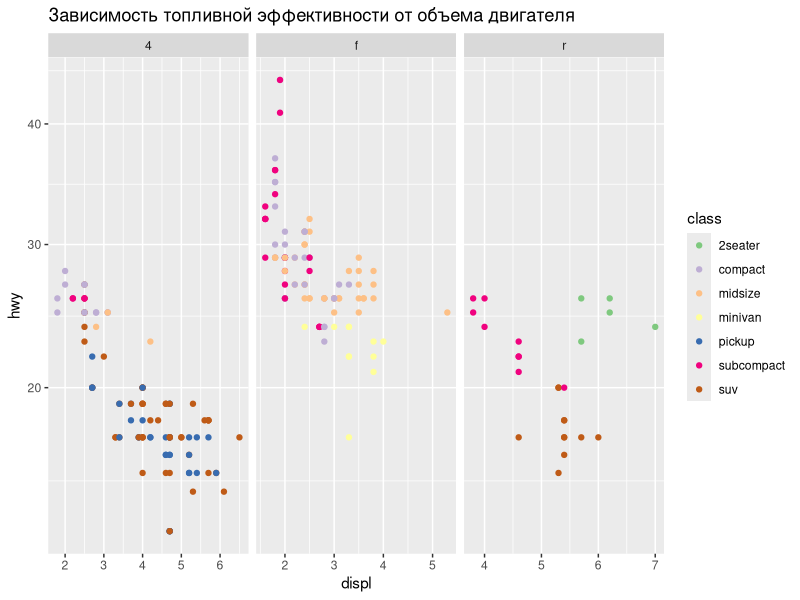
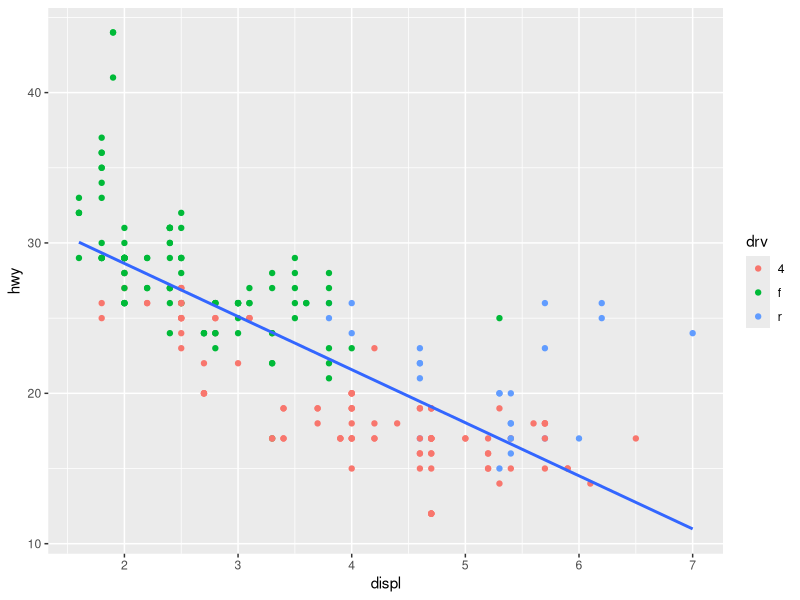
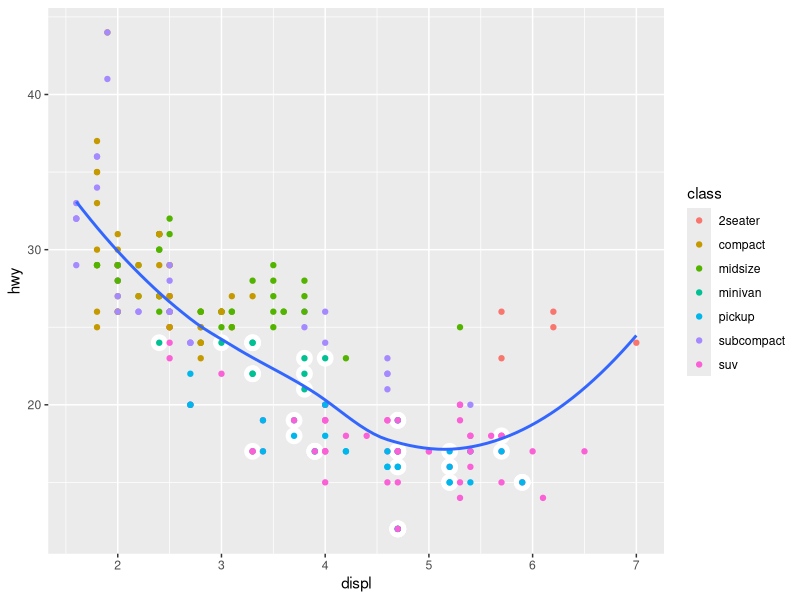
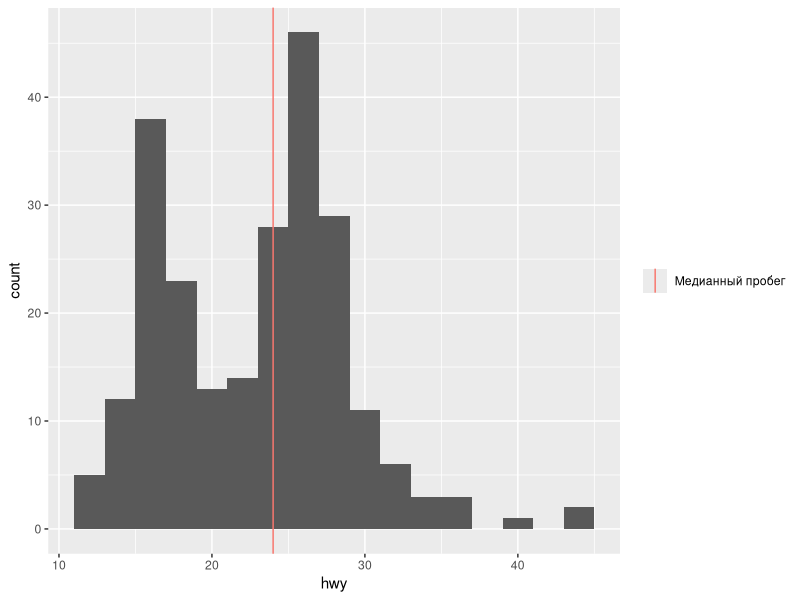
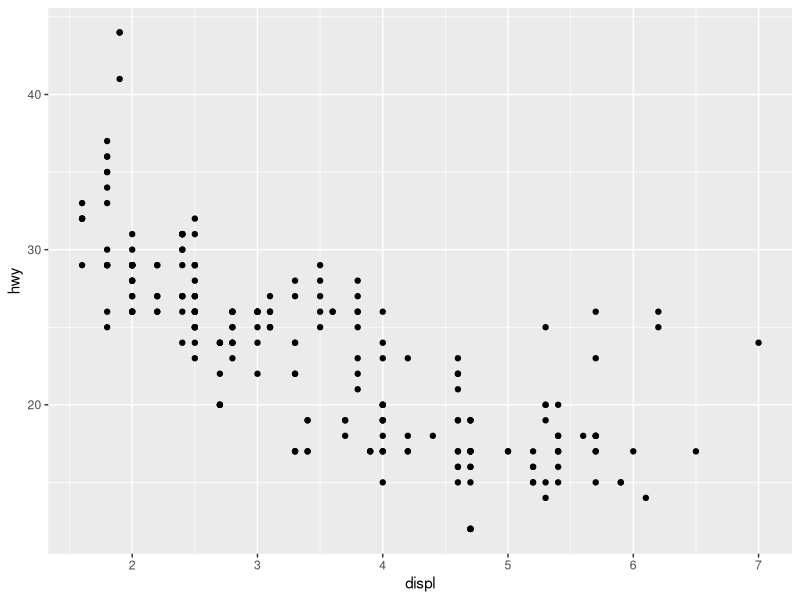
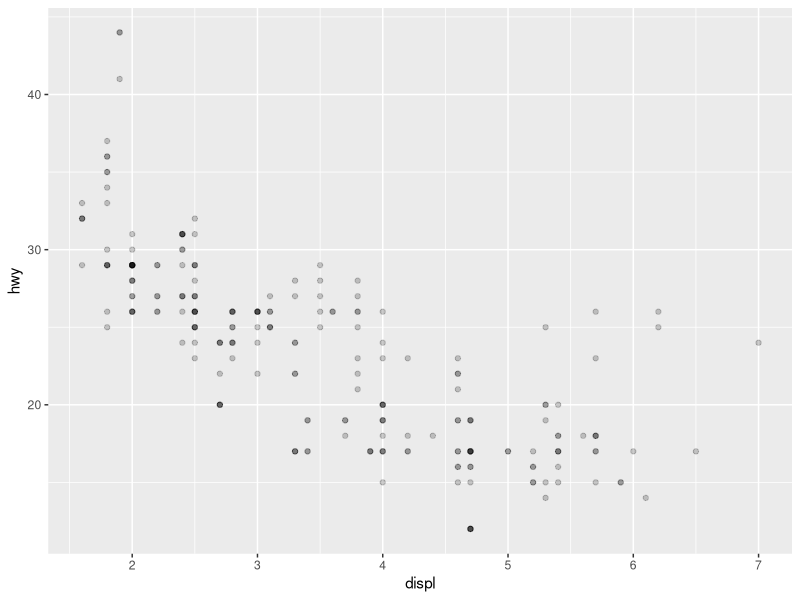
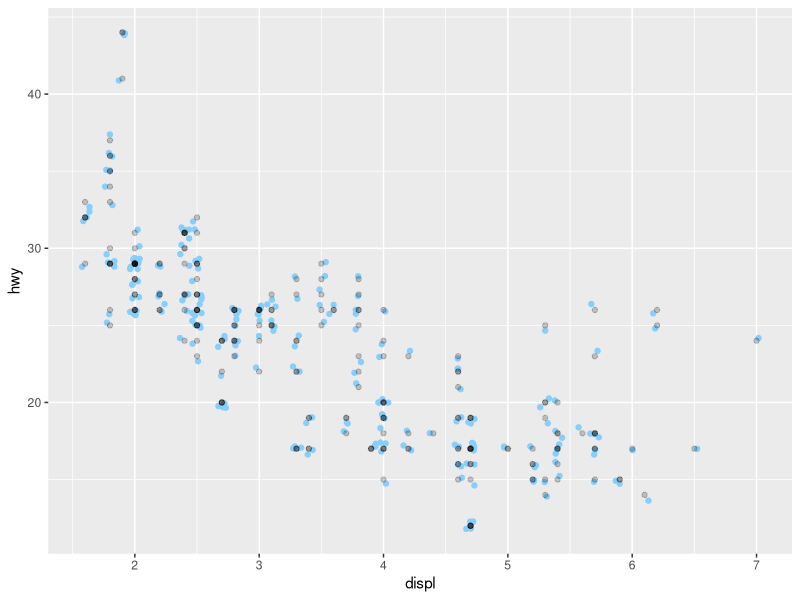
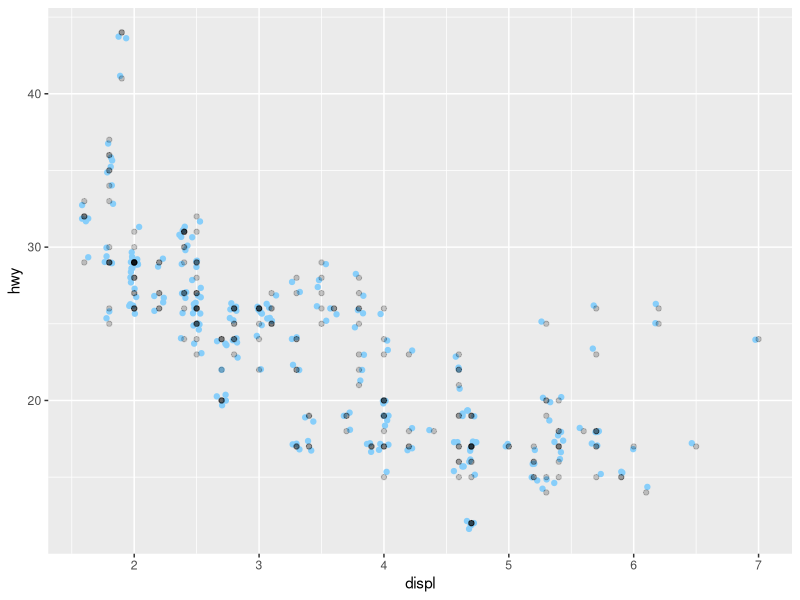

The R script that drew these images, in order: (Note: this script raises an error after producing the figures.)
## ---- chunk 1
library(tidyverse)
library(forcats) # работа с факторами
library(scales) # процентный формат для осей на графике
## ---- chunk 2
data(mpg)
head(mpg)

ggplot(data = mpg) + 
  geom_point(mapping = aes(x = displ, y = hwy, color = class)) +
  scale_color_brewer(palette = 'Accent') + 
  scale_y_sqrt() +
  facet_wrap(~drv, scales = 'free_x') +
  labs(title = 'Зависимость топливной эффективности от объема двигателя')

## ---- chunk 3

ggplot(data = mpg, 
       mapping = aes(x = displ, y = hwy)) + # общие для всех слоев связи
  geom_point(mapping = aes(color = drv)) + # x и y уже заданы, добавляем цвет
  geom_smooth(method = 'lm', se = FALSE) # x и y уже заданы

## ---- chunk 4
data(diamonds)
head(diamonds)
## ---- chunk 5
# Раскомментируйте и допишите код:

#ggplot(data = diamonds, ...) +
#  geom_point(...) +
#  geom_smooth(...)

## ---- chunk 6
data(diamonds)
head(diamonds)
## ---- chunk 7
# Uncomment and complete the following code

#ggplot(data = diamonds, ...) +
#  geom_point(...) +
#  geom_smooth(...)

## ---- chunk 8
ggplot(data = mpg, 
       mapping = aes(x = displ, y = hwy)) + 
  
  geom_point(data = 
               filter(mpg, manufacturer == 'dodge'), 
             color = 'white', size = 5) +
  
  geom_point(mapping = aes(color = class)) +
  
  geom_smooth(se = FALSE)
## ---- chunk 9
ggplot(data = mpg) + 
  geom_histogram(mapping = aes(x = hwy), 
                 binwidth = 2)  +
  
  geom_vline(mapping = 
               aes(xintercept = median(hwy),
                   color = 'Медианный пробег'),
             show.legend = TRUE) +
  
  labs(color = NULL)

## ---- chunk 10
# Исходный график с наложением
ggplot(data = mpg) +
  geom_point(mapping = aes(x = displ, y = hwy))

# Прозрачность делает точки видимыми
ggplot(data = mpg) +
  geom_point(mapping = aes(x = displ, y = hwy), 
             alpha = 0.2)

## ---- chunk 11

ggplot(data = mpg,
       mapping = aes(x = displ, y = hwy)) +
  
  geom_point(position = 'jitter',
             color = 'lightskyblue') +

  geom_point(alpha = 0.2)
  
## ---- chunk 12

ggplot(data = mpg,
       mapping = aes(x = displ, y = hwy)) +
  
  geom_jitter(color = 'lightskyblue') +

  geom_point(alpha = 0.2)

## ---- chunk 13

ggplot(data = mpg) +
  geom_bar(mapping = aes(x = class))

## ---- chunk 14

ggplot(data = mpg) +
  geom_bar(mapping = aes(x = class, fill = drv))

## ---- chunk 15

ggplot(data = mpg) +
  geom_bar(mapping = aes(x = drv, fill = class))

## ---- chunk 16

ggplot(data = mpg) +
  geom_bar(mapping = aes(x = class, fill = drv),
           position = 'fill') +
  scale_y_continuous(labels = scales::percent) # процентный формат для оси

## ---- chunk 17
#ggplot(data = diamonds) +
  #geom_bar(...)
## ---- chunk 18
#ggplot(data = diamonds) +
  #geom_bar(...)
## ---- chunk 19
ggplot(data = mpg, mapping = aes(x = drv, y = hwy)) +
  geom_bar(stat = 'summary', fun.y = 'mean')

## ---- chunk 20
ggplot(data = mpg, mapping = aes(x = drv, y = hwy)) +
  stat_summary(fun.y = 'mean', geom = 'bar')
## ---- chunk 21
ggplot(data = mpg, 
       mapping = aes(x = drv, 
                     fill = factor(year), 
                     y = hwy)) +
  stat_summary(fun.y = 'mean', geom = 'bar', 
               position = 'dodge')
## ---- chunk 22
ggplot(data = mpg, 
       mapping = aes(x = drv, 
                     fill = factor(year), 
                     y = hwy)) +
  geom_boxplot()
## ---- chunk 23
days <- c('We', 'Tu', 'Th', 'Mo', 'Su', 'Sa', 'Fri')
sort(days)
## ---- chunk 24
days_factor <- 
  factor(days, 
         levels = c('Mo', 'Tu', 'We', 'Th',
                    'Fri', 'Sa', 'Su'))
sort(days_factor)
## ---- chunk 25
str(days_factor)
## ---- chunk 26

mpg <- mutate(mpg,
              drv_factor = 
                factor(drv, levels = c('f', 'r', '4')))

ggplot(data = mpg) +
  geom_bar(mapping = aes(x = "", fill = drv_factor),
           position = 'fill') +
  scale_y_continuous(labels = scales::percent)

ggplot(data = mpg) +
  stat_summary(mapping = aes(x = drv_factor, y = hwy),
               fun.y = 'mean', geom = 'bar')

## ---- chunk 27
ggplot(data = mpg, 
       mapping = aes(x = fct_infreq(manufacturer))) +
  geom_bar() +
  coord_flip()
## ---- chunk 28
ggplot(data = mpg, 
       mapping = 
         aes(x = fct_rev(fct_infreq(manufacturer)))) +
  geom_bar() +
  coord_flip()
## ---- chunk 29
ggplot(data = mpg, 
       mapping = 
         aes(x = fct_reorder(class, hwy, 
                             fun = mean, 
                             .desc = TRUE), 
             y = hwy)) +
  
  stat_summary(fun.y = 'mean', geom = 'bar') +
  labs(x = 'class')
  
## ---- chunk 30

# Напишите здесь свой код


## ---- chunk 31

# Write your code here


## ---- chunk 32

# Готовим таблицу данных для рейтинга с помощью dplyr:
class_mpg <- mpg %>% 
  group_by(class) %>%
  summarise(avg_hwy = mean(hwy)) %>% 
  arrange(desc(avg_hwy))

# Таблица данных для рейтинга
class_mpg

# Визуализируем таблицу
ggplot(data = class_mpg, 
       mapping = 
         aes(x = fct_inorder(class), # уровни фактора - в порядке появления в таблице 
             y = avg_hwy)) +
  
  geom_bar(stat = "identity") 

